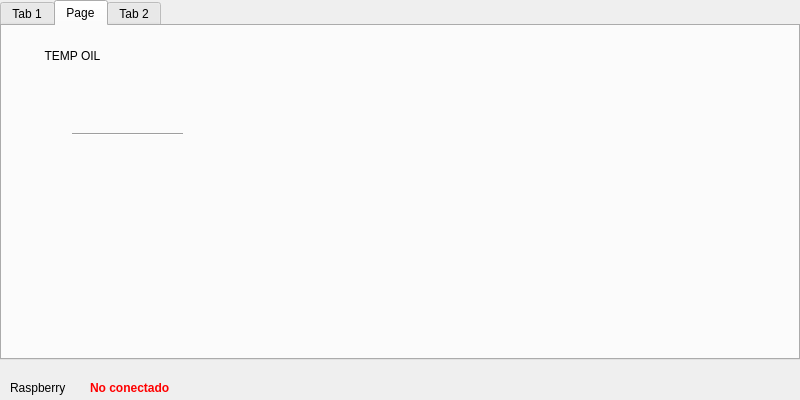
<?xml version="1.0" encoding="UTF-8"?>
<ui version="4.0">
 <class>MainWindow</class>
 <widget class="QMainWindow" name="MainWindow">
  <property name="geometry">
   <rect>
    <x>0</x>
    <y>0</y>
    <width>800</width>
    <height>400</height>
   </rect>
  </property>
  <property name="minimumSize">
   <size>
    <width>400</width>
    <height>400</height>
   </size>
  </property>
  <property name="baseSize">
   <size>
    <width>400</width>
    <height>400</height>
   </size>
  </property>
  <widget class="QWidget" name="centralwidget">
   <widget class="QTabWidget" name="tabWidget">
    <property name="geometry">
     <rect>
      <x>0</x>
      <y>0</y>
      <width>800</width>
      <height>360</height>
     </rect>
    </property>
    <property name="currentIndex">
     <number>1</number>
    </property>
    <widget class="QWidget" name="tab">
     <attribute name="title">
      <string>Tab 1</string>
     </attribute>
     <widget class="QPushButton" name="loadSystemButton">
      <property name="geometry">
       <rect>
        <x>20</x>
        <y>200</y>
        <width>361</width>
        <height>61</height>
       </rect>
      </property>
      <property name="text">
       <string>CARGAR SISTEMA</string>
      </property>
     </widget>
     <widget class="QRadioButton" name="radioButtonLeftLight">
      <property name="geometry">
       <rect>
        <x>430</x>
        <y>70</y>
        <width>90</width>
        <height>60</height>
       </rect>
      </property>
      <property name="text">
       <string>Luz izq.</string>
      </property>
     </widget>
     <widget class="QPushButton" name="changeLightPositionTest">
      <property name="geometry">
       <rect>
        <x>20</x>
        <y>60</y>
        <width>360</width>
        <height>61</height>
       </rect>
      </property>
      <property name="text">
       <string>Resumen</string>
      </property>
     </widget>
     <widget class="QLabel" name="label">
      <property name="geometry">
       <rect>
        <x>490</x>
        <y>200</y>
        <width>59</width>
        <height>15</height>
       </rect>
      </property>
      <property name="text">
       <string>LUZ IZQ</string>
      </property>
     </widget>
     <widget class="QRadioButton" name="radioButtonTwoLights">
      <property name="geometry">
       <rect>
        <x>520</x>
        <y>131</y>
        <width>150</width>
        <height>60</height>
       </rect>
      </property>
      <property name="text">
       <string>Ambas/juntar luces</string>
      </property>
     </widget>
     <widget class="QLabel" name="label_luz_drc1">
      <property name="geometry">
       <rect>
        <x>610</x>
        <y>240</y>
        <width>61</width>
        <height>16</height>
       </rect>
      </property>
      <property name="text">
       <string>Text</string>
      </property>
      <property name="alignment">
       <set>Qt::AlignCenter</set>
      </property>
     </widget>
     <widget class="QLabel" name="label_luz_izq">
      <property name="geometry">
       <rect>
        <x>480</x>
        <y>240</y>
        <width>61</width>
        <height>16</height>
       </rect>
      </property>
      <property name="text">
       <string>Text</string>
      </property>
      <property name="alignment">
       <set>Qt::AlignCenter</set>
      </property>
     </widget>
     <widget class="QLabel" name="label_2">
      <property name="geometry">
       <rect>
        <x>610</x>
        <y>200</y>
        <width>59</width>
        <height>15</height>
       </rect>
      </property>
      <property name="text">
       <string>LUZ DRC</string>
      </property>
     </widget>
     <widget class="QPushButton" name="changeButtonLights">
      <property name="geometry">
       <rect>
        <x>20</x>
        <y>130</y>
        <width>360</width>
        <height>61</height>
       </rect>
      </property>
      <property name="autoFillBackground">
       <bool>true</bool>
      </property>
      <property name="text">
       <string>Cambiar posicion luz/luces</string>
      </property>
     </widget>
     <widget class="QRadioButton" name="radioButtonRightLight">
      <property name="geometry">
       <rect>
        <x>680</x>
        <y>70</y>
        <width>90</width>
        <height>60</height>
       </rect>
      </property>
      <property name="text">
       <string>luz drc.</string>
      </property>
     </widget>
    </widget>
    <widget class="QWidget" name="tab_3">
     <attribute name="title">
      <string>Page</string>
     </attribute>
     <widget class="QLabel" name="label_4">
      <property name="geometry">
       <rect>
        <x>30</x>
        <y>20</y>
        <width>81</width>
        <height>20</height>
       </rect>
      </property>
      <property name="text">
       <string>TEMP OIL</string>
      </property>
      <property name="alignment">
       <set>Qt::AlignCenter</set>
      </property>
     </widget>
     <widget class="Line" name="line">
      <property name="geometry">
       <rect>
        <x>70</x>
        <y>100</y>
        <width>111</width>
        <height>16</height>
       </rect>
      </property>
      <property name="orientation">
       <enum>Qt::Horizontal</enum>
      </property>
     </widget>
    </widget>
    <widget class="QWidget" name="tab_2">
     <attribute name="title">
      <string>Tab 2</string>
     </attribute>
     <widget class="QPushButton" name="pushButton">
      <property name="geometry">
       <rect>
        <x>19</x>
        <y>12</y>
        <width>181</width>
        <height>41</height>
       </rect>
      </property>
      <property name="text">
       <string>Conectar Raspberry</string>
      </property>
     </widget>
    </widget>
   </widget>
   <widget class="QLabel" name="label_rasp_connected">
    <property name="geometry">
     <rect>
      <x>90</x>
      <y>380</y>
      <width>101</width>
      <height>16</height>
     </rect>
    </property>
    <property name="text">
     <string>&lt;html&gt;&lt;head/&gt;&lt;body&gt;&lt;p&gt;&lt;span style=&quot; font-weight:600; color:#ff0000;&quot;&gt;No conectado&lt;/span&gt;&lt;/p&gt;&lt;/body&gt;&lt;/html&gt;</string>
    </property>
   </widget>
   <widget class="QLabel" name="label_3">
    <property name="geometry">
     <rect>
      <x>10</x>
      <y>380</y>
      <width>71</width>
      <height>16</height>
     </rect>
    </property>
    <property name="text">
     <string>Raspberry</string>
    </property>
   </widget>
  </widget>
 </widget>
 <resources/>
 <connections/>
</ui>
